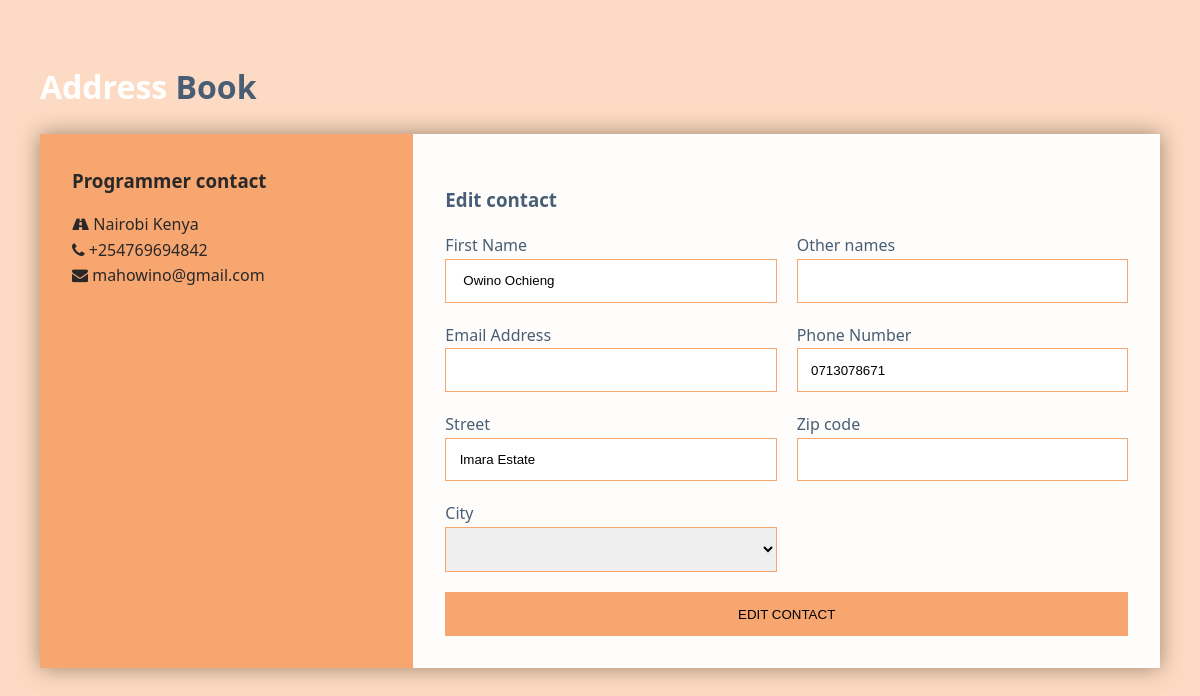
Screenshot of /edit_contact.php?contactid=1 with the database file from the repository.
### tables this page shows
CREATE TABLE `contacts` (
  `contact_id` int(11) NOT NULL,
  `name` varchar(50) NOT NULL,
  `firstname` varchar(50) NOT NULL,
  `street_address` varchar(50) NOT NULL,
  `city` varchar(50) NOT NULL,
  `zip code` int(5) NOT NULL,
  `phone` varchar(50) DEFAULT NULL,
  PRIMARY KEY (`contact_id`)
);

### edit_contact.php (the view, shortened to what this page needs)
<?php
   $contactId=$Firstname=$othername=$email=$street_location=$city=$zip=$phone='';
  $link = mysqli_connect("localhost", "root", "mahalonian", "adress_project");
  $contactId=$_GET['contactid'];
$sql = "SELECT * FROM adress_project.contacts where contact_id=".$contactId.";";
if($result = mysqli_query($link, $sql)){
    if(mysqli_num_rows($result) > 0){
        while($row = mysqli_fetch_array($result)){
        $Firstname=$row['firstname'];
        $othername=$row['other_names'] ;
        $email=$row['email'];
        $street_location= $row['street_address'];
        $zip=$row['zip_code'];
        $phone=$row['phone'];
    }
    }
    else{
        echo "No records matching your query were found.";
    }
}
else{
    echo "ERROR: Could not able to execute $sql. " . mysqli_error($link);
}
?>
<!DOCTYPE html>
<html lang="en">
<head>
  <link href="https://maxcdn.bootstrapcdn.com/font-awesome/4.7.0/css/font-awesome.min.css" rel="stylesheet">
  <link rel="stylesheet" href="https://cdnjs.cloudflare.com/ajax/libs/animate.css/3.5.2/animate.css" />
  <link rel="stylesheet" type='text/css' href="add_contact.css">
</head>
<body>
  <div class="container">
    <h1 class="brand"><span>Address</span> Book</h1>
    <div class="wrapper animated bounceInLeft">
      <div class="company-info">
        <h3>Programmer contact</h3>
        <ul>
          <li><i class="fa fa-road"></i>  Nairobi Kenya</li>
          <li><i class="fa fa-phone"></i>  +254769694842</li>
          <li><i class="fa fa-envelope"></i>  mahowino@gmail.com</li>
        </ul>
      </div>
      <div class="contact">
        <h3>Edit contact</h3>
        <form method="POST" >
          <p>
            <label>First Name</label>
            <input type="text" name="first_name" value="<?php echo  $Firstname; ?>">
          </p>
          <p>
            <label>Other names</label>
            <input type="text" name="names" value="<?php echo  $othername; ?>">
          </p>
          <p>
            <label>Email Address</label>
            <input type="email" name="email" value="<?php echo  $email; ?>">
          </p>
          <p>
            <label>Phone Number</label>
            <input type="text" name="phone" value="<?php echo  $phone; ?>">
          </p>
          <p>
            <label>Street</label>
            <input type="text" name="street_adress" value="<?php echo  $street_location; ?>">
          </p>
          <p>
            <label>Zip code</label>
            <input type="text" name="zip" value="<?php echo  $zip; ?>">
          </p>
          <p>
          <label for="city">City</label>
          <?php
          include('new_contact_backend.php');
          ?>
        </p>
          <p class="full">
            <button type="submit" name="edit_contact"
                class="submit_contact" value="edit_contact" >Edit contact</button>
          </p>
        </form>
      </div>
    </div>
  </div>
</body>
</html>

### add_contact.css (style rules this page uses)
* { box-sizing: border-box; }
body { background: #fddac3; color: #485e74; line-height: 1.6; font-family: system-ui,-apple-system,system-ui,"Helvetica Neue",Helvetica,Arial,sans-serif; padding: 1em; }
.container { max-width: 1170px; margin-left: auto; margin-right: auto; padding: 1em; }
ul { list-style: none; padding: 0; }
.brand { text-align: center; }
.brand span { color: #fff; }
.wrapper { box-shadow: 0 0 20px 0 rgba(116, 96, 72, 0.7); }
.wrapper>* { padding: 1em; }
.company-info { background: #f8a670; }
.company-info h3, .company-info ul { text-align: center; margin: 0 0 1rem 0; color: rgb(40, 40, 40); }
.contact { background: #FFFDFC; }
.contact form { display: grid; grid-template-columns: 1fr 1fr; grid-gap: 20px; }
.contact form label { display: block; }
.contact form p { margin: 0; }
.contact form .full { grid-column: 1 / 3; }
.contact form button, .contact form input, .contact form select { width: 100%; padding: 1em; border: 1px solid #f8a670; }
.contact form button { background: #f8a670; border: 1; text-transform: uppercase; }
@media (min-width:700px) { .wrapper { display: grid; grid-template-columns: 1fr 2fr; } }
@media (min-width:700px) { .wrapper>* { padding: 2em; } }
@media (min-width:700px) { .company-info h3, .company-info ul, .brand { text-align: left; } }

### rows the page displays
contacts: first_name "Owino Ochieng", phone "0713078671", street_adress "Imara Estate"
